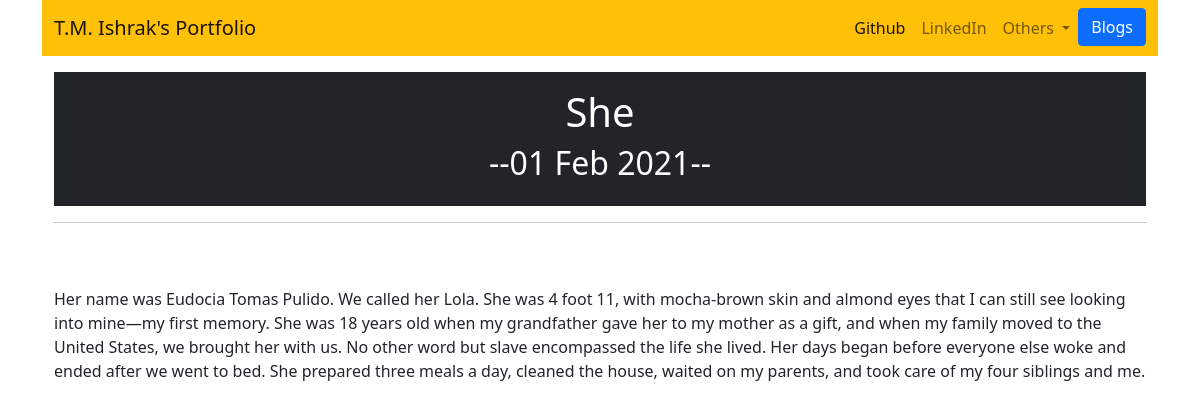
The app's page /blog/2/ with its own data.
### blog/models.py (models this page shows, shortened)
class Blog(models.Model):
    title=models.CharField(max_length=200)
    description=models.TextField()
    date = models.DateField()

### blog/views.py (the view)
# urls.py: path('<int:blog_id>/',views.detail , name = 'detail'),
def detail(request, blog_id):
    blog = get_object_or_404(Blog, pk=blog_id)
    return render(request, 'blog/detail.html', {'blog':blog})

### blog/templates/blog/detail.html (shortened to what this page needs)
<link href="https://cdn.jsdelivr.net/npm/bootstrap@5.0.0-beta2/dist/css/bootstrap.min.css" rel="stylesheet">
<head>
{% extends 'portfolio/base.html' %}
{% block content %}
  </head>
  <body>
<div class="container">
  <div class="jumbotron">
  <div class = "container p-3 my-3 bg-dark text-white">
    <h1 class = "text-center"> {{ blog.title }}</h1>
     <h2 class = "text-center"> --{{ blog.date|date:'d M Y' }}--</h2>
  </div>
  </div>
<hr>
<br>
<br>
<p> {{ blog.description|safe }}</p>
</div>
</body>
{% endblock %}

### records on screen
Blog: title "She", date "01 Feb 2021", description "Her name was Eudocia Tomas Pulido. We called her Lola. She was 4 foot 11, with mocha-brown skin and almond eyes that I can still see looking into mine—my first memory. She was 18 years old when my grandfather gave her to my mother as a gift, and when my family moved to the United States, we brought her with us. No other word but slave encompassed the life she lived. Her days began before everyone else woke and ended after we went to bed. She prepared three meals a day, cleaned the house, waited on my parents, and took care of my four siblings and me."
